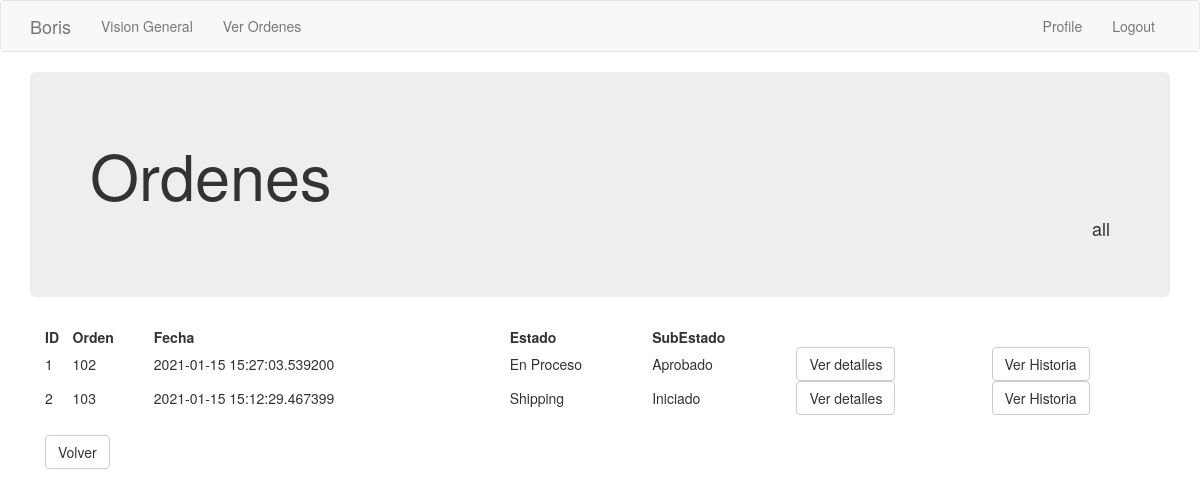
The app's page /ordenes/all/all (signed in), older data.
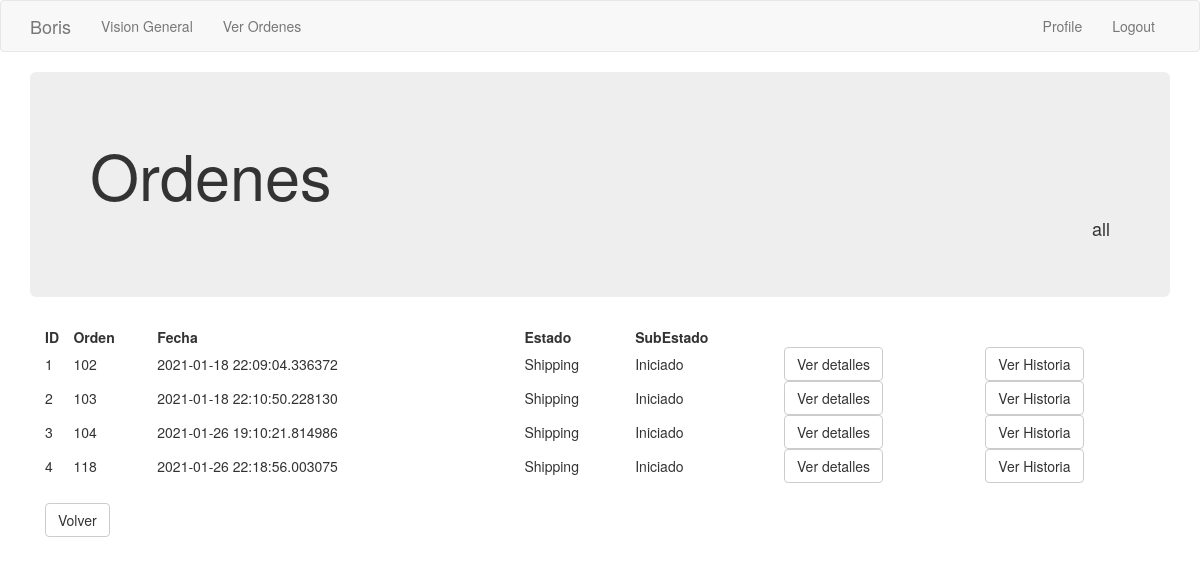
The same page, newer data.
### app/models.py (models this page shows, shortened)
class Order_header(db.Model):
    id = db.Column(db.Integer, primary_key=True)
    order_number = db.Column(db.Integer, index=True)
    order_id_anterior = db.Column(db.Integer)
    creation_date = db.Column(db.String(35), index=True)
    last_update_date = db.Column(db.String(35))
    payment_method = db.Column(db.String(10))
    payment_card = db.Column(db.String(10))
    courier_order_id = db.Column(db.String(64), index=True)
    status = db.Column(db.String(15))
    sub_status = db.Column(db.String(15))
    customer_address = db.Column(db.String(64))
    customer_number = db.Column(db.String(10))
    customer_floor = db.Column(db.String(10))
    customer_zipcode = db.Column(db.String(8))
    customer_locality = db.Column(db.String(64))
    customer_city = db.Column(db.String(64))
    customer_province = db.Column(db.String(64))
    customer_country = db.Column(db.String(64))
    detalle = db.relationship('Order_detail', backref='productos', lazy='dynamic')
    transaction = db.relationship('Transaction_log', backref='transaccion', lazy='dynamic')
    customer_id = db.Column(db.Integer, db.ForeignKey('customer.id'))
    store = db.Column(db.Integer, db.ForeignKey('company.store_id'))

### app/main/routes.py (the view, shortened to what this page needs)
@bp.route('/ordenes/<estado>/<subestado>', methods=['GET', 'POST'])
@login_required
def ver_ordenes(estado, subestado):
    if estado == 'all':
        ordenes =  Order_header.query.filter_by(store=current_user.store).all()
    return render_template('ordenes.html', title='Ordenes', ordenes=ordenes, estado=estado)

### app/main/routes.py (called while the page is built)
@bp.before_app_request
def before_request():
    if current_user.is_authenticated:
        current_user.last_seen = datetime.utcnow()
        db.session.commit()

### app/models.py (called while the page is built)
@login.user_loader
def load_user(id):
    return User.query.get(int(id))

### app/templates/ordenes.html
{% extends "base.html" %}
{% block app_content %}
<div class='jumbotron'>
    <h1> Ordenes</h1>
    <h4 class="text-right"> {{ estado }}</h4>
</div>
    <div class='container'>
        <table style="width:100%">
            <tr>
                <th>ID</th>
                <th>Orden</th>
                <th>Fecha</th>
                <th>Estado</th>
                <th>SubEstado</th>
                <th></th>
            </tr>
            {% for i in ordenes %}
            <tr>
                <td>{{i['id']}}</td>
                <td>{{i['order_number']}}</td>
                <td>{{i['creation_date']}}</td>
                <td>{{i['status']}}</td>
                <td>{{i['sub_status']}}</td>
                <td><a href="{{ url_for('main.orden', orden_id = i['id']) }}">
                    <button class="btn btn-default"> Ver detalles </button></td>
                <td><a href="{{ url_for('main.historia_orden', orden_id = i['id']) }}">
                    <button class="btn btn-default"> Ver Historia </button></td>
            </tr>
            {% endfor %}
        </table>
        <br>
        <td><a href="{{ url_for('main.vision_general') }}">
            <button class="btn btn-default"> Volver </button></a>
        </td>
    </div>
{% endblock %}

Row changes from the older to the newer data that the page shows:
changed Order_header id 1: creation_date "2021-01-15 15:27:03.539200" → "2021-01-18 22:09:04.336372"; status "En Proceso" → "Shipping"; sub_status "Aprobado" → "Iniciado"
changed Order_header id 2: creation_date "2021-01-15 15:12:29.467399" → "2021-01-18 22:10:50.228130"
added Order_header: id "3", order_number "104", creation_date "2021-01-26 19:10:21.814986", status "Shipping", sub_status "Iniciado"
added Order_header: id "4", order_number "118", creation_date "2021-01-26 22:18:56.003075", status "Shipping", sub_status "Iniciado"
